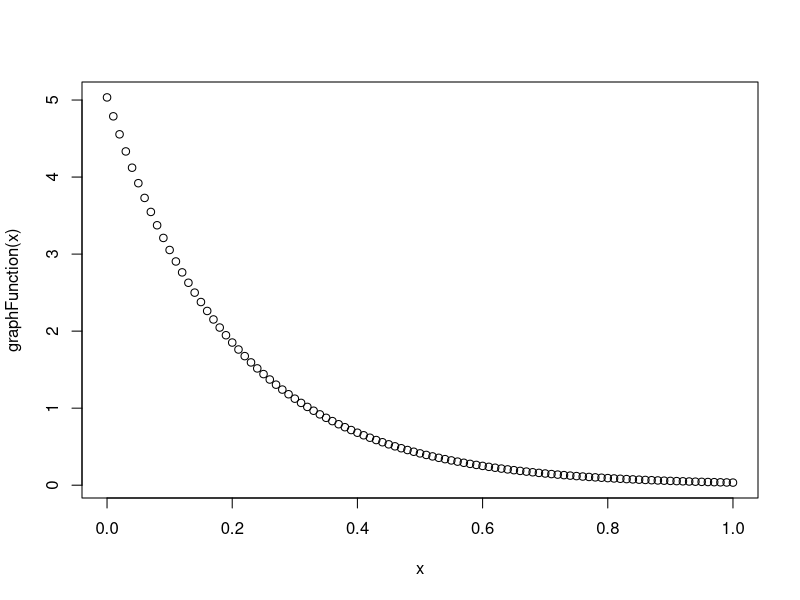
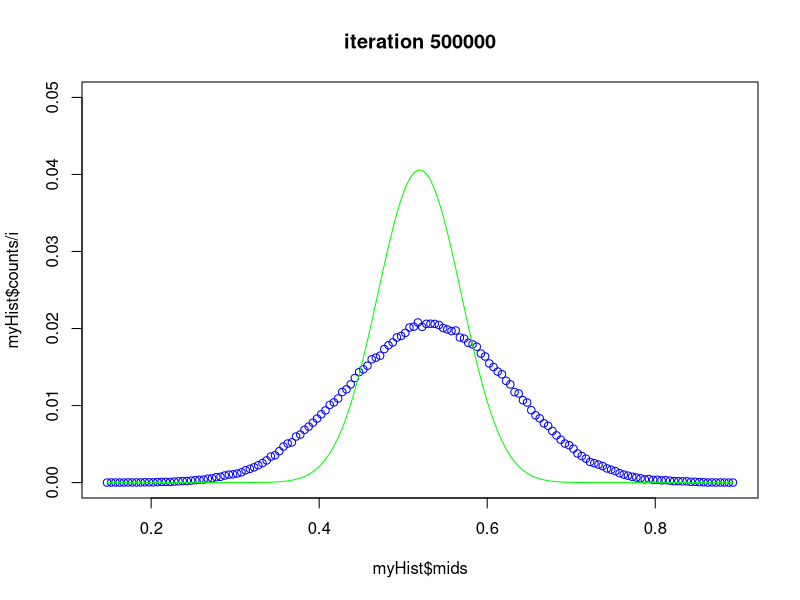
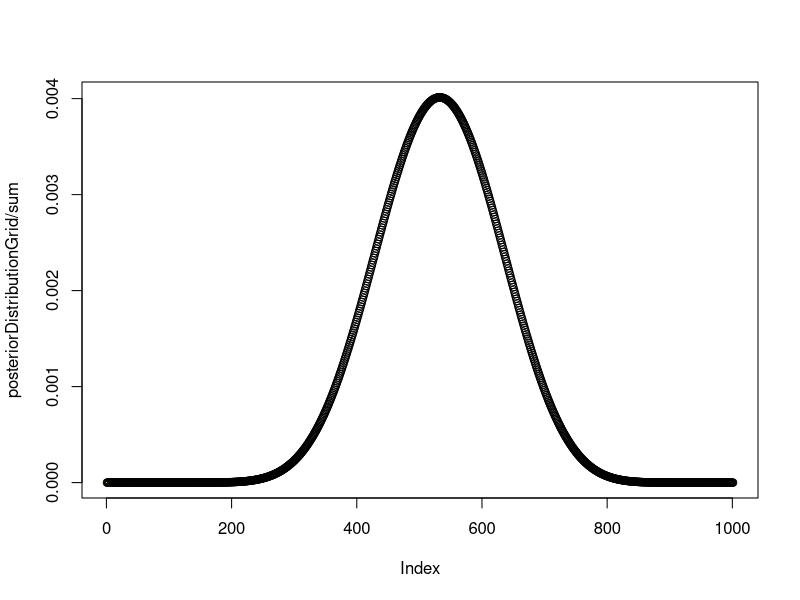
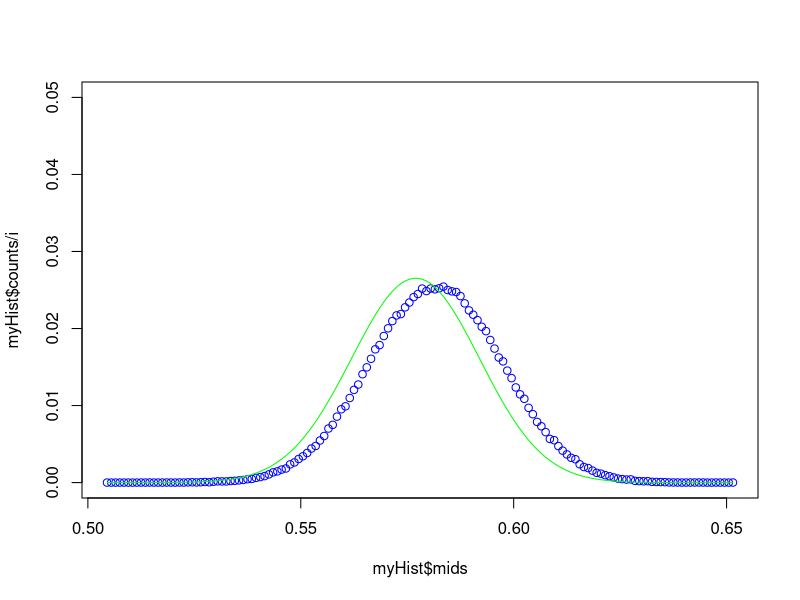
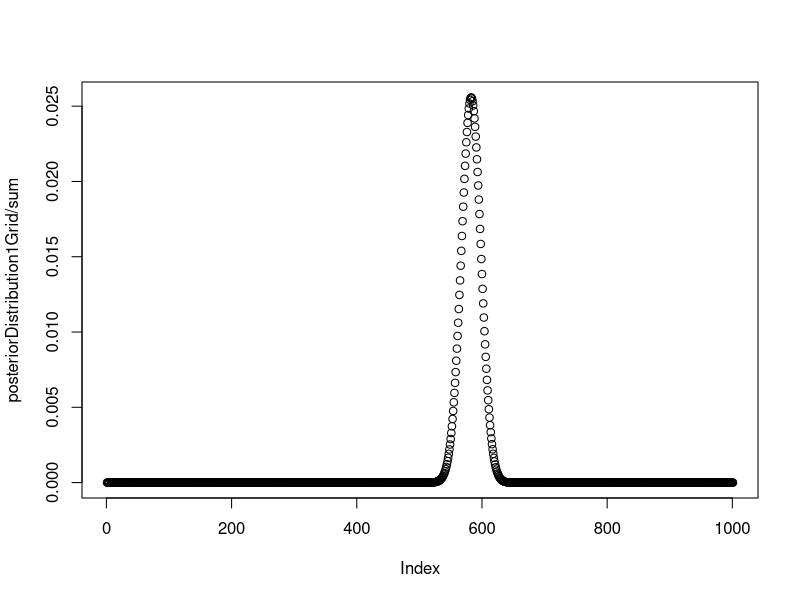

These charts were generated, in order, by the following R code:
## ---- chunk 1
knitr::opts_chunk$set(echo = TRUE)
## ---- chunk 2
x = seq(0, 1, 0.01)
graphFunction = function(x) (dexp(x, rate = 5)/0.9932621)
plot(x, graphFunction(x))
## ---- chunk 3
numIterations = 500000

#metro calulations and plot
piOld = 0.5
posteriorDistribution = vector()

for(i in 1:numIterations){
  pOld = dbinom(14, 24, piOld) * (dexp(piOld, rate = 5)/0.9932621)
  piNew = piOld + rnorm(1, 0, sd = 0.01)
  
  if(piNew > 1){
    piNew = 1
  }
  
  if(piNew < 0){
    piNew = 0
  }
  
  pNew = dbinom(14, 24, piNew) * (dexp(piNew, rate = 5)/0.9932621)
  
  ratio = pNew/pOld
  
  if(ratio > 1 || ratio >= runif(1)){
    piOld = piNew
  }
  
  posteriorDistribution[i] = piOld
}

myHist = hist(posteriorDistribution, breaks = 200, plot = FALSE)
plot(myHist$mids, myHist$counts/i, ylim = c(0,0.05),main = paste("iteration", i), col = "blue")

#grid calculation
numBreaks = 1000
posteriorDistributionGrid = vector(length = numBreaks)
xVals = seq(0,1,1/numBreaks)
i = 1
sum = 0

for(x in xVals){
  posteriorDistributionGrid[i] = (dexp(x, rate = 5)/0.9932621) * dbinom(14, 24, x)
  sum = sum + posteriorDistributionGrid[i]
  i = i + 1
}

#beta plot with metro
dbetasum = sum(dbeta(myHist$mids, 40+10, 40+14))
lines(myHist$mids, dbeta(myHist$mids, 40+14, 40+10)/dbetasum, col="green")

#grid plot
plot(posteriorDistributionGrid/sum)
my_gridHist = hist(posteriorDistributionGrid, breaks = 200, plot = FALSE)
lines(my_gridHist$mids, dbeta(my_gridHist$mids, 40+14, 40+10)/dbetasum, col = "yellow")

## ---- chunk 4
numIterations = 500000

#metro
piOld = 0.5
posteriorDistribution1 = vector()
xVals = seq(0,1,1/numIterations);

for( i in 1:numIterations )
{
	pOld = dbinom( 583, 583+417, piOld) * (dexp(piOld, rate=5)/0.9932621)
	piNew = piOld + rnorm(1, 0, sd =0.01);
	
	if( piNew > 1) 
		piNew = 1;
	
	if( piNew < 0 ) 
		piNew = 0;
		
	pNew = dbinom( 583, 583+417, piNew) * (dexp(piNew, rate=5)/0.9932621)
	ratio = pNew / pOld
	
	if( ratio > 1 || ratio >= runif(1) ) 
		piOld = piNew;
		
	posteriorDistribution1[i] = piOld;	
}

#metro plot 
myHist = hist(posteriorDistribution1, breaks=200, plot=FALSE)
plot(myHist$mids, myHist$counts/i, ylim=c(0,0.05), col='blue') 

#grid
numBreaks=1000;
posteriorDistribution1Grid = vector(length=numBreaks)
xVals = seq(0,1,1/numBreaks);
i = 1;
sum = 0;

for( x in xVals )
{
	posteriorDistribution1Grid[i] = (dexp(x, rate=5)/0.9932621) * dbinom(583, 583+417, x)
	sum = sum + posteriorDistribution1Grid[i];
	i = i + 1;	
}

#beta grid
dbetasum = sum(dbeta(myHist$mids, 40+583, 40+417))
lines(myHist$mids, dbeta(myHist$mids, 40+583, 40+417)/dbetasum, col="green")

#grid plot
plot(posteriorDistribution1Grid/sum)
my_gridHist1 = hist(posteriorDistribution1Grid, breaks=200, plot=FALSE)
lines(my_gridHist1$mids, dbeta(my_gridHist1$mids, 40+583, 40+417)/dbetasum, col="yellow")
